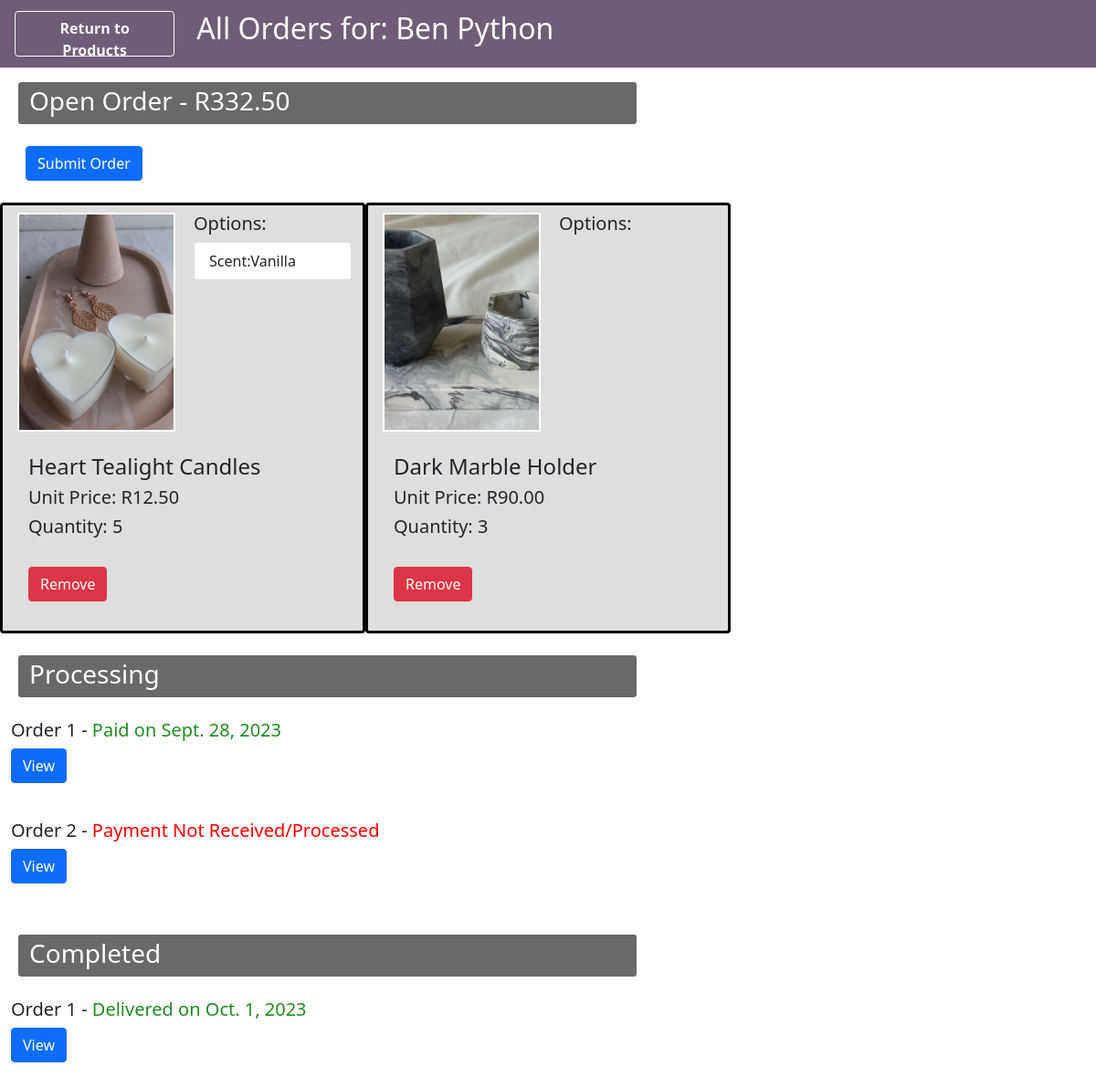
/none/customer_orders (signed in), run on the app's committed database.
### crafts_by_micks/models.py (models this page shows, shortened)
class Order(models.Model):
    customer = models.ForeignKey(User, on_delete=models.DO_NOTHING)
    submitted_date = models.DateField(null=True, blank=True)
    payment_received_date = models.DateField(null=True, blank=True)
    delivered_date = models.DateField(null=True, blank=True)
    total_value = models.FloatField(default=0)
    status_options = (
        ('ns','not_submitted'),
        ('r', 'receieved'),
        ('p', 'paid'),
        ('c', 'completed')
    )
    status = models.CharField(max_length=20, choices=status_options)

class Order_Item(models.Model):
    order = models.ForeignKey('Order', on_delete=models.CASCADE, default=None)
    product_id = models.IntegerField()
    product_title = models.TextField(max_length = 200)
    quantity = models.IntegerField()
    chosen_size = models.TextField()
    price = models.FloatField(max_length=30)
    options = models.TextField(default=None)

### product_site/views.py (the view)
# urls.py: path('<message>/customer_orders', views.customer_orders, name='customer_orders'),
def customer_orders(request, message):
    customer = request.user
    all_orders = Order.objects.filter(customer = customer)
    open_orders = []
    processing = []
    completed = []
    product_image_list = []
    for order in all_orders:
        if order.status == 'ns':
            open_orders.append(order)
        elif order.status == 'c':
            completed.append(order)
        else:
            processing.append(order)
    open_order_items = []
    order_total = 0
    if len(open_orders) > 0:
        for item in Order_Item.objects.filter(order = order):
            order_total += item.price * item.quantity
            item.price = f"{(round(item.price, 2)):.2f}"
            item.options = [split_option for split_option in item.options.split(";")]
            open_order_items.append(item)
        order_total = f"{(round(order_total, 2)):.2f}"
        product_image_list = main_image_control(open_order_items)
    context = {
        'customer': customer,
        'open_orders': open_orders,
        'open_order_items': open_order_items,
        'order_total': order_total,
        'processing_orders': processing,
        'completed_orders': completed,
        'product_image_list': product_image_list,
        'message': message
    }
    return render(request, 'customer_orders.html', context)

### product_site/views.py (called while the page is built)
def main_image_control(order_items):
    product_image_list = []
    unique_items = set([item.product_id for item in set(order_items)])
    for product_id in unique_items:
        product_image = get_object_or_404(Product, pk=product_id).product_image
        product_image_list.append([product_id, product_image])
    return product_image_list

### product_site/templates/customer_orders.html (shortened to what this page needs)
{% load static %}
<html lang="en">
<head>
	<link href="https://cdn.jsdelivr.net/npm/bootstrap@5.0.0/dist/css/bootstrap.min.css"
        rel="stylesheet" >
</head>
<body class = "container-fluid">
    <div class = "row ps-1 pt-1 pb-1"
        style = "background-color: rgb(111, 92, 119); color: white;">
        <div class = "col-2">
            <a class = " my-2 btn btn-outline-light"
            style="max-height: 50px; max-width: 200px;"
            href="{% url 'product_site:site_home' %}">
                <strong>Return to Products</strong>
            </a>
        </div>
        <div class = "col-6 text-start my-1 pt-1">
            <h2>
                All Orders for: {{customer.first_name}} {{customer.last_name}}
            </h2>
        </div>
    </div>
    <div class="row my-3 mx-2 rounded">
        <h3 class = "col-xxl-7 col-xl-7 col-lg-8 col-md-9 col-12 rounded-1 pt-1 pb-2"
            style="background-color:dimgrey; color: white;">
            {% if order_total != 0 %}
                Open Order - R{{order_total}}
            {% else %}
                Open Order
            {% endif %}
        </h3>
    </div>
    <div class ="row">
        {% if open_orders %}
            {% for order in open_orders %}
                <form action="{% url 'product_site:submit_order' order.id %}" method="post">
                    <input class = "mx-3 btn btn-primary"
                        type="submit"
                        value="Submit Order">
                </form>
                {% for order_item in open_order_items %}
                <div class="card col-xxl-4 col-xl-4 col-lg-4 col-md-6 col-sm-12 col-xs-12 my-2"
                    style="background-color: rgb(222, 222, 222); border: 3px solid black;">
                    <div class = "row">
                        <div class = "col-6">
                            {% for product_image in product_image_list %}
                                {%if product_image.0 == order_item.product_id %}
                                    <img  class="card-img-top mx-1 my-2"
                                        style="width: 100%; height: 15rem;
                                        object-fit:cover; border: 2px solid white;"
                                        src="{{product_image.1.url}}">
                                {% endif %}
                        {% endfor %}
                        </div>
                        <div class = "col-6">
                            {% if order_item.options %}
                            <ul class="list-group">
                                <h5 class = "my-2">Options:</h5>
                                {% for option in order_item.options %}
                                    {%if option != ""%}
                                        <li class="list-group-item my-0 border rounded"
                                        style="max-width: 100%;">{{option}}</li>
                                    {% endif %}
                                {% endfor %}
                            </ul>
                            {% endif %}
                        </div>
                    </div>
                    <div class="card-body">
                        <h4 class="card-title">{{order_item.product_title}}</h4>
                        <h5 class="card-title">Unit Price: R{{order_item.price}}</h5>
                        <h5 class="card-title">Quantity: {{order_item.quantity}}</h5>
                      <form action = "{% url 'product_site:remove_item' order_item.id order.id %}">
                        <button class = "btn btn-danger" type="submit"> Remove </button>
                    </form>
                    </div>
                  </div>
                {% endfor %}
            {% endfor %}
        {% else %}
            <h4>No Open Orders</h4>
        {% endif %}
    </div>
    <div class="row my-3 mx-2 rounded">
        <h3 class = "col-xxl-7 col-xl-7 col-lg-8 col-md-9 col-12 rounded-1 pt-1 pb-2"
            style="background-color:dimgrey; color: white;">
            Processing
        </h3>
    </div>
    {% if processing_orders %}
        {% for order in processing_orders %}
            {% if order.payment_received_date%}
                <h5>Order {{forloop.counter}} -
                    <span style = "color:forestgreen;">Paid on {{order.payment_received_date}}</span>
                </h5>
            {% else %}
                <h5>Order {{forloop.counter}} -
                    <span style="color: red;">Payment Not Received/Processed</span>
                </h5>
            {% endif %}
            <form action="{% url 'product_site:view_order' order.id 'none' %}">
                <button class = "btn btn-primary" type="submit">View</button>
            </form>
            <br>
        {% endfor %}
    {% else %}
        <h4>No Orders being processed</h4>
    {% endif %}
    <div class="row my-3 mx-2 rounded">
        <h3 class = "col-xxl-7 col-xl-7 col-lg-8 col-md-9 col-12 rounded-1 pt-1 pb-2"
            style="background-color:dimgrey; color: white;">
            Completed</h3>
    </div>
    {% if completed_orders %}
        {% for order in completed_orders %}
            <h5>Order {{forloop.counter}} -
                <span style = "color:forestgreen;">Delivered on {{order.delivered_date}}</span>
            </h5>
            <form action="{% url 'product_site:view_order' order.id 'none' %}">
                <button class = "btn btn-primary" type="submit">View</button>
            </form>
            <br>
        {% endfor %}
    {% else %}
        <h4>No Completed Orders</h4>
    {% endif %}
</body>
</html>

### data on the page
Order_Item: options "Scent:Vanilla", product_title "Heart Tealight Candles", price "12.50", quantity "5"
Order_Item: shows "Options:", product_title "Dark Marble Holder", price "90.00", quantity "3"
Order: payment_received_date "Sept. 28, 2023"
Order: delivered_date "Oct. 1, 2023"

### other printed values
{{ customer.first_name }} "Ben"
{{ customer.last_name }} "Python"
{{ order_total }} "332.50"
